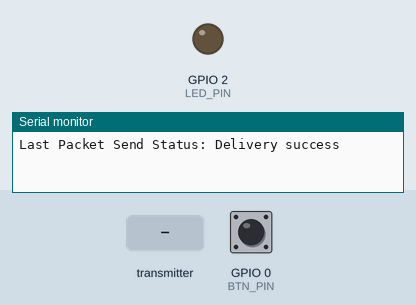
This sketch was run on a simulated ESP8266 (NodeMCU). On the bench: output pins drawn as LEDs (lit = HIGH), the last lines printed to the serial monitor. Dashed ring = blinking. The test bench sets the inputs (shaded band); at power-on: GPIO 0 (BTN_PIN) HIGH.

Above: at 1.2 s.
1.3 s: the transmitter starts sending select = 1
At 1.55 s:
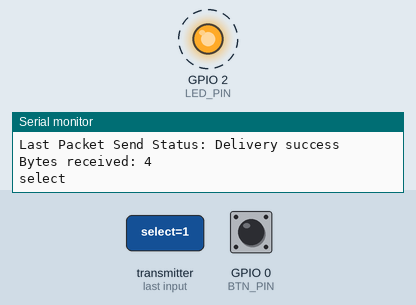
4.3 s: the transmitter starts sending deselect = 1
At 5.4 s:
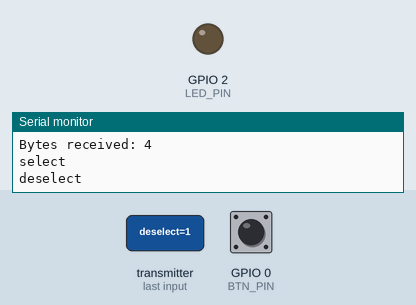
Timing chart, 0 to 7.3 s (numbered marks = the images above; inputs shaded):
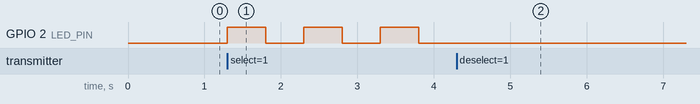

The sketch:

Btn21_client.ino
```cpp
#include <ESP8266WiFi.h>
#include <espnow.h>
#include <GyverButton.h>
#include <timer.h>

#define BTN_ID 4 // 1=R, 2=G, 4=B, 8=Y

#define BTN_PIN 0
#define LED_PIN 2
#define LED_BLINK_TIME 500
#define LED_BLINK2_TIME 250

GButton butn1(BTN_PIN); // (по умолч. HIGH_PULL и NORM_OPEN)

#define BLOCK_TIME 1500
unsigned long currentMillis;
unsigned long blockTimerMillis;
bool blocked = false;

// Current LED status
enum LED { OFF, ON, BLINK, BLINK_ERROR };
LED LEDMode = OFF;

Timer blinkTimer(LED_BLINK_TIME);          // timer blink
Timer blink2Timer(LED_BLINK2_TIME);

//Structures to send data
typedef struct struct_message_in {
  bool enable;
  bool select;
  bool deselect;
  bool release;
} struct_message_in;
typedef struct struct_message_out {
  int id;
  bool pressed;
  bool falsestart;
  bool selected;
  bool deselected;
} struct_message_out;

// Create a structure objects
struct_message_in msgIn;
struct_message_out msgOut;

void setup() {
  Serial.begin(115200);
  pinMode(LED_PIN, OUTPUT);
  digitalWrite(LED_PIN, HIGH);

  // Set device as a Wi-Fi Station
  WiFi.mode(WIFI_STA);
  WiFi.disconnect();

  if (!esnow_init()) {
    Serial.println("Error initializing ESP-NOW");
    LEDMode = BLINK_ERROR;
    ESP.restart();
  }

  //Set button id to send
  msgOut.id = BTN_ID;
  sendMsg();
}

void loop() {
  butn1.tick();
  currentMillis = millis();

  if(blocked){
    if (currentMillis - blockTimerMillis >= BLOCK_TIME)
    {
      blocked = false;
    }
  }

  //Button pressed
  if (butn1.isPress()) {
    if (!msgIn.enable && !blocked){
      blocked = true;
      blockTimerMillis = currentMillis;
    }

    //Set values to send
    msgOut.pressed = true;
    msgOut.falsestart = !msgIn.enable || blocked;
    // Send message via ESP-NOW
    sendMsg();
    //Set led mode
    if (msgIn.enable && !msgOut.selected) LEDMode = ON;
  }

  //Set led mode, according actual status
  if (msgOut.deselected) {
    LEDMode = OFF;
  }
  else if (msgOut.selected) {
    LEDMode = BLINK;
  }
  //Set led mode off, if no state and no error.
  if (!msgOut.pressed && !msgOut.selected && !msgOut.deselected) {
    if(LEDMode != BLINK_ERROR){
      LEDMode = OFF;
    }
  }

  exec_Led(LEDMode);
}
```

espnow.ino
```cpp
// THE MAC Address of your receiver
// master     8c:aa:b5:63:29:42
// devboard   38:2B:78:05:13:D8
// Solvinden server - BC:FF:4D:2A:BA:87
uint8_t masterAddress[] = {0xBC, 0xFF, 0x4D, 0x2A, 0xBA, 0x87};

void OnDataSent(uint8_t *mac_addr, uint8_t sendStatus);
void OnDataRecv(uint8_t * mac, uint8_t *incomingData, uint8_t len);

bool esnow_init() {
  // Init ESP-NOW
  if (esp_now_init() != 0) {
    return false;
  }

  // Set ESP-NOW Role
  esp_now_set_self_role(ESP_NOW_ROLE_COMBO);

  // Once ESPNow is successfully Init, we will register for Send CB to
  // get the status of Trasnmitted packet
  esp_now_register_send_cb(OnDataSent);

  // Register peer
  esp_now_add_peer(masterAddress, ESP_NOW_ROLE_COMBO, 1, NULL, 0);

  // Register for a callback function that will be called when data is received
  esp_now_register_recv_cb(OnDataRecv);

  return true;
}

// Callback when data is sent
void OnDataSent(uint8_t *mac_addr, uint8_t sendStatus) {
  Serial.print("Last Packet Send Status: ");
  if (sendStatus == 0) {
    Serial.println("Delivery success");
  }
  else {
    Serial.print("Delivery fail: ");
    Serial.println(sendStatus);
  }
}

// Callback when data is received
void OnDataRecv(uint8_t * mac, uint8_t *incomingData, uint8_t len) {
  memcpy(&msgIn, incomingData, sizeof(msgIn));
  Serial.print("Bytes received: ");
  Serial.println(len);
  if (msgIn.enable) {
    Serial.println("enable");
  }
  if (msgIn.select) {
    Serial.println("select");
    msgOut.selected = true;
  }
  if (msgIn.deselect) {
    Serial.println("deselect");
    msgOut.deselected = true;
  }
  if (msgIn.release) {
    Serial.println("release");
    msgOut.pressed = false;
    msgOut.selected = false;
    msgOut.deselected = false;
  }
  //feedback
  //sendMsg();
}

void sendMsg() {
  // Send message via ESP-NOW
  esp_now_send(masterAddress, (uint8_t *) &msgOut, sizeof(msgOut));
}
```

led.ino
```cpp
// *******************************************************************
// ********************* L E D  H A N D L E R S **********************
// *******************************************************************

void exec_Led(LED ledmode) {
  static bool LEDStatus;

  switch (ledmode) {
    case OFF  : {
        LEDStatus = false;
        digitalWrite(LED_PIN, LEDStatus);
        break;
      }
    case ON   : {
        LEDStatus = true;
        digitalWrite(LED_PIN, LEDStatus);
        break;
      }
    case BLINK : {
        if (blinkTimer.ready()) {
          LEDStatus = !LEDStatus;
          digitalWrite(LED_PIN, LEDStatus);
        }
        break;
      }
    case BLINK_ERROR : {
        if (blink2Timer.ready()) {
          LEDStatus = !LEDStatus;
          digitalWrite(LED_PIN, LEDStatus);
        }
        break;
      }
  }
}
```

Measured:
- after the input at 1.3 s, GPIO 2 (LED_PIN): alternates HIGH for 0.50 s and LOW for 0.50 s, starting at once
- after the input at 4.3 s, GPIO 2 (LED_PIN): stops changing and stays LOW
